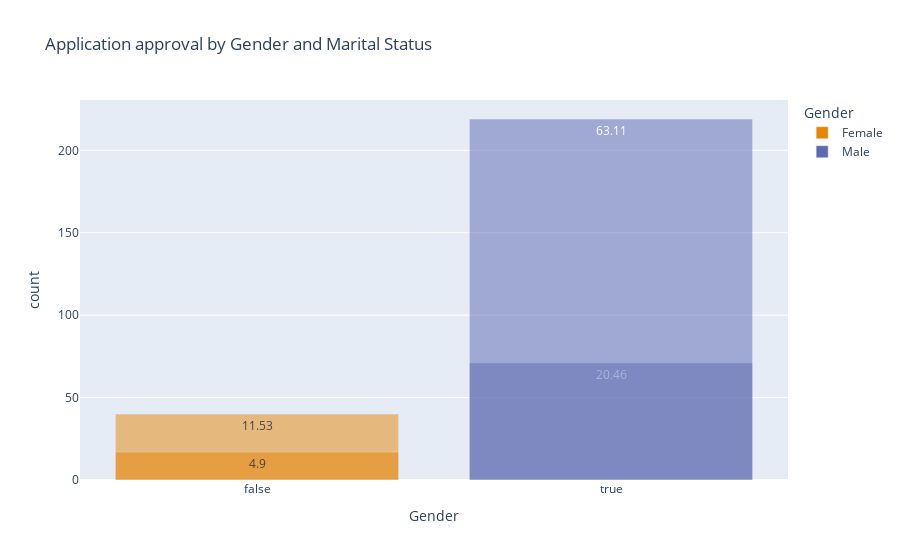

Write notebook code for a chart like this one.
### Code cell
#Find the percentage of rejection for married male applicants.
import plotly.graph_objects as go

import numpy as np
#male = np.logical_and(df1['Gender']=='Male', df1['Married'=='Y'], df1['Application_Status']=='Y' )

male = df1.groupby(['Gender', 'Married'])['Application_Status'].apply(lambda x: (x=='Y').sum()).reset_index(name='count')
#& df1[df1['Application_Status']=='Y']

#d = pd.DataFrame(np.extract(male==True, male), np.extract(male==False, male) )


fig = px.bar(
    x=male['Gender']=='Male', 
    y=male['count'], 
    color=male['Gender'], 
    title="Application approval by Gender and Marital Status",
    color_discrete_sequence=px.colors.qualitative.Vivid,
    labels={
        'x': "Gender",
        'y': "Count"
    },
    data_frame=male,
    text=round(male['count']/male['count'].sum()*100, 2),
    barmode='overlay'

)
fig.show()

male.head()

### Figure 1 — Plotly figure (JSON) as saved in the notebook; plotly's stock layout.template omitted (floating-point values rounded to 4 significant figures)
{"data": [{"alignmentgroup": "True", "hovertemplate": "Gender=%{x}<br>count=%{y}<br>text=%{text}<extra></extra>", "legendgroup": "Female", "marker": {"color": "rgb(229, 134, 6)", "opacity": 0.5, "pattern": {"shape": ""}}, "name": "Female", "offsetgroup": "Female", "orientation": "v", "showlegend": true, "text": [11.53, 4.9], "textposition": "auto", "type": "bar", "x": [false, false], "xaxis": "x", "y": [40, 17], "yaxis": "y"}, {"alignmentgroup": "True", "hovertemplate": "Gender=%{x}<br>count=%{y}<br>text=%{text}<extra></extra>", "legendgroup": "Male", "marker": {"color": "rgb(93, 105, 177)", "opacity": 0.5, "pattern": {"shape": ""}}, "name": "Male", "offsetgroup": "Male", "orientation": "v", "showlegend": true, "text": [20.46, 63.11], "textposition": "auto", "type": "bar", "x": [true, true], "xaxis": "x", "y": [71, 219], "yaxis": "y"}], "layout": {"barmode": "overlay", "legend": {"title": {"text": "Gender"}, "tracegroupgap": 0}, "title": {"text": "Application approval by Gender and Marital Status"}, "xaxis": {"anchor": "y", "domain": [0, 1], "title": {"text": "Gender"}}, "yaxis": {"anchor": "x", "domain": [0, 1], "title": {"text": "count"}}}}
